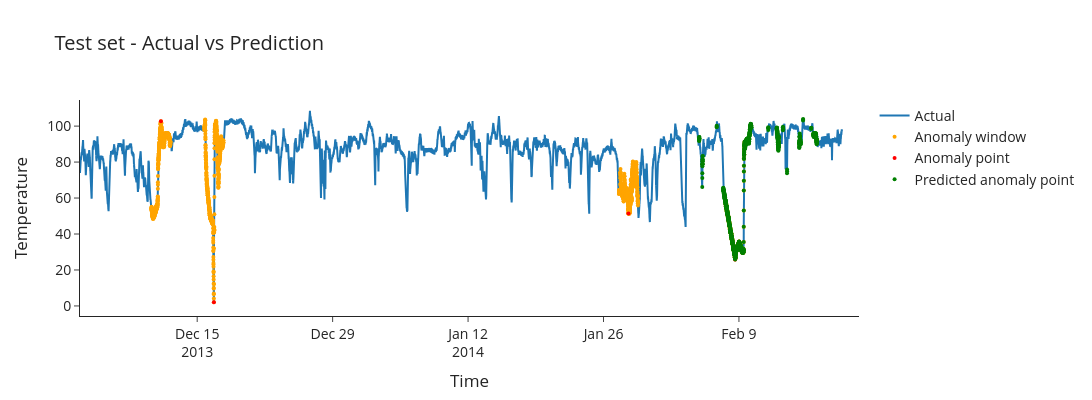

This figure's notebook cell:
### Code cell
plot_test_actual_predicted(df_xgb_test)

### Figure 1 — Plotly figure (JSON) as saved in the notebook; plotly's stock layout.template omitted (floating-point values rounded to 4 significant figures; data arrays with more than 128 entries replaced by an {"elided": "..."} marker saying what was removed)
{"data": [{"name": "Actual", "type": "scatter", "x": {"elided": "22695 str values"}, "y": {"elided": "22695 float values"}}, {"marker": {"color": "orange", "size": 4, "symbol": "circle"}, "mode": "markers", "name": "Anomaly window", "type": "scatter", "x": {"elided": "2268 str values"}, "y": {"elided": "2268 float values"}}, {"marker": {"color": "red", "size": 4, "symbol": "circle"}, "mode": "markers", "name": "Anomaly point", "type": "scatter", "x": ["2013-12-11T06:00:00.000000000", "2013-12-16T17:25:00.000000000", "2014-01-28T13:55:00.000000000", "2014-02-08T14:30:00.000000000"], "y": [102.7, 2.085, 51.37, 25.89]}, {"marker": {"color": "green", "size": 4, "symbol": "circle"}, "mode": "markers", "name": "Predicted anomaly point", "type": "scatter", "x": {"elided": "1114 str values"}, "y": {"elided": "1114 float values"}}], "layout": {"font": {"size": 14}, "height": 400, "title": {"text": "Test set - Actual vs Prediction"}, "width": 1200, "xaxis": {"title": {"text": "Time"}}, "yaxis": {"title": {"text": "Temperature"}}}}
